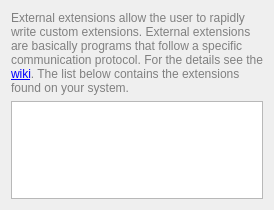
<?xml version="1.0" encoding="UTF-8"?>
<ui version="4.0">
 <class>ExternalExtensions::ConfigWidget</class>
 <widget class="QWidget" name="ExternalExtensions::ConfigWidget">
  <property name="geometry">
   <rect>
    <x>0</x>
    <y>0</y>
    <width>274</width>
    <height>210</height>
   </rect>
  </property>
  <layout class="QVBoxLayout">
   <item>
    <widget class="QLabel" name="label">
     <property name="text">
      <string>&lt;html&gt;&lt;head/&gt;&lt;body&gt;&lt;p&gt;&lt;span style=&quot; color:#808080;&quot;&gt;External extensions allow the user to rapidly write custom extensions. External extensions are basically programs that follow a specific communication protocol. For the details see the &lt;/span&gt;&lt;a href=&quot;https://albertlauncher.github.io/docs/extending/external/v3/&quot;&gt;&lt;span style=&quot; text-decoration: underline; color:#0000ff;&quot;&gt;wiki&lt;/span&gt;&lt;/a&gt;&lt;span style=&quot; color:#808080;&quot;&gt;. The list below contains the extensions found on your system.&lt;/span&gt;&lt;/p&gt;&lt;/body&gt;&lt;/html&gt;</string>
     </property>
     <property name="wordWrap">
      <bool>true</bool>
     </property>
    </widget>
   </item>
   <item>
    <widget class="QTableView" name="tableView">
     <property name="sizeAdjustPolicy">
      <enum>QAbstractScrollArea::AdjustToContents</enum>
     </property>
     <property name="alternatingRowColors">
      <bool>true</bool>
     </property>
     <property name="selectionMode">
      <enum>QAbstractItemView::SingleSelection</enum>
     </property>
     <property name="selectionBehavior">
      <enum>QAbstractItemView::SelectRows</enum>
     </property>
     <property name="textElideMode">
      <enum>Qt::ElideLeft</enum>
     </property>
     <property name="showGrid">
      <bool>false</bool>
     </property>
     <property name="wordWrap">
      <bool>false</bool>
     </property>
     <attribute name="horizontalHeaderHighlightSections">
      <bool>false</bool>
     </attribute>
     <attribute name="horizontalHeaderStretchLastSection">
      <bool>true</bool>
     </attribute>
     <attribute name="verticalHeaderVisible">
      <bool>false</bool>
     </attribute>
    </widget>
   </item>
  </layout>
 </widget>
 <resources/>
 <connections/>
</ui>
